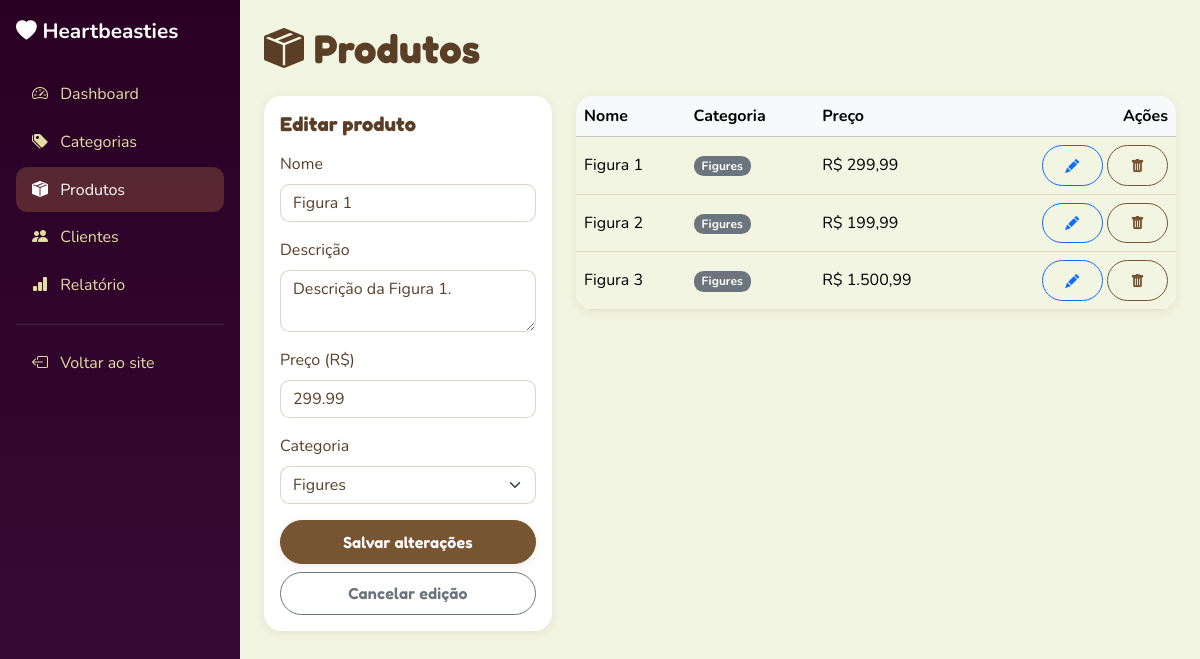
/admin/produtos.php?editar=1, run on the app's committed database.
### tables this page shows
CREATE TABLE IF NOT EXISTS produtos (
    id INT AUTO_INCREMENT PRIMARY KEY,
    nome VARCHAR(120) NOT NULL,
    descricao VARCHAR(255) DEFAULT '',
    preco DECIMAL(10,2) NOT NULL,
    categoria_id INT NOT NULL,
    imagem VARCHAR(255) DEFAULT 'imgs/figura1.jpg',
    criado_em DATETIME DEFAULT CURRENT_TIMESTAMP,

    UNIQUE KEY uq_produto_nome (nome),

    CONSTRAINT fk_produto_categoria
        FOREIGN KEY (categoria_id) REFERENCES categorias(id)
        ON DELETE RESTRICT
        ON UPDATE CASCADE
);

CREATE TABLE IF NOT EXISTS categorias (
    id INT AUTO_INCREMENT PRIMARY KEY,
    nome VARCHAR(80) NOT NULL,
    criado_em DATETIME DEFAULT CURRENT_TIMESTAMP,
    UNIQUE KEY uq_categoria_nome (nome)
);

### admin/produtos.php (the view, shortened to what this page needs)
<?php
require '../includes/db.php';
$produtoEditando = null;
if (isset($_GET['editar'])) {
    $stmt = $pdo->prepare("SELECT * FROM produtos WHERE id = :id");
    $stmt->execute(['id' => $_GET['editar']]);
    $produtoEditando = $stmt->fetch();
}
$categorias = $pdo->query("SELECT * FROM categorias ORDER BY nome")->fetchAll();
$produtos = $pdo->query("SELECT * FROM vw_produtos_completo ORDER BY nome")->fetchAll();
require '_layout_topo.php';
?>
<h1 class="fw-bold mb-4"><i class="bi bi-box-seam-fill"></i> Produtos</h1>
<div class="row g-4">
    <div class="col-12 col-lg-4">
        <div class="card shadow-sm border-0 p-3">
            <h5 class="fw-bold mb-3"><?php echo $produtoEditando ? 'Editar produto' : 'Novo produto'; ?></h5>
            <form method="post">
                <div class="mb-3">
                    <label class="form-label">Nome</label>
                    <input type="text" name="nome" class="form-control" required
                        value="<?php echo htmlspecialchars($produtoEditando['nome'] ?? ''); ?>">
                </div>
                <div class="mb-3">
                    <label class="form-label">Descrição</label>
                    <textarea name="descricao" class="form-control" rows="2"><?php echo htmlspecialchars($produtoEditando['descricao'] ?? ''); ?></textarea>
                </div>
                <div class="mb-3">
                    <label class="form-label">Preço (R$)</label>
                    <input type="number" step="0.01" min="0" name="preco" class="form-control" required
                        value="<?php echo $produtoEditando['preco'] ?? ''; ?>">
                </div>
                <div class="mb-3">
                    <label class="form-label">Categoria</label>
                    <select name="categoria_id" class="form-select" required>
                        <?php foreach ($categorias as $cat): ?>
                            <option value="<?php echo $cat['id']; ?>"
                                <?php echo (isset($produtoEditando['categoria_id']) && $produtoEditando['categoria_id'] == $cat['id']) ? 'selected' : ''; ?>>
                                <?php echo htmlspecialchars($cat['nome']); ?>
                            </option>
                        <?php endforeach; ?>
                    </select>
                </div>
                <button type="submit" name="salvar" class="btn btn-primary w-100">
                    <?php echo $produtoEditando ? 'Salvar alterações' : 'Cadastrar'; ?>
                </button>
                <?php if ($produtoEditando): ?>
                    <a href="produtos.php" class="btn btn-outline-secondary w-100 mt-2">Cancelar edição</a>
                <?php endif; ?>
            </form>
        </div>
    </div>
    <div class="col-12 col-lg-8">
        <div class="card shadow-sm border-0">
            <table class="table table-hover mb-0 align-middle">
                <thead class="table-light">
                    <tr>
                        <th>Nome</th>
                        <th>Categoria</th>
                        <th>Preço</th>
                        <th class="text-end">Ações</th>
                    </tr>
                </thead>
                <tbody>
                    <?php foreach ($produtos as $p): ?>
                        <tr>
                            <td><?php echo htmlspecialchars($p['nome']); ?></td>
                            <td><span class="badge bg-secondary"><?php echo htmlspecialchars($p['categoria_nome']); ?></span></td>
                            <td>R$ <?php echo number_format($p['preco'], 2, ',', '.'); ?></td>
                            <td class="text-end">
                                <a href="produtos.php?editar=<?php echo $p['id']; ?>" class="btn btn-sm btn-outline-primary"><i class="bi bi-pencil-fill"></i></a>
                                <a href="produtos.php?excluir=<?php echo $p['id']; ?>"
                                   class="btn btn-sm btn-outline-danger"
                                   onclick="return confirm('Excluir o produto \'<?php echo htmlspecialchars($p['nome']); ?>\'?');">
                                    <i class="bi bi-trash-fill"></i>
                                </a>
                            </td>
                        </tr>
                    <?php endforeach; ?>
                </tbody>
            </table>
        </div>
    </div>
</div>
<?php require '_layout_rodape.php'; ?>

### css/style.css (style rules this page uses)
:root { --hb-beige: #F2F5E2; --hb-vanilla: #E3DEA4; --hb-apricot: #D4954D; --hb-olive: #775533; --hb-olive-dark: #5A3F26; --hb-midnight: #290024; --hb-white: #FFFFFF; --hb-bg: var(--hb-beige); --hb-surface: var(--hb-white); --hb-surface-alt: var(--hb-vanilla); --hb-text: var(--hb-olive-dark); --hb-text-muted: #8A7458; --hb-accent: var(--hb-apricot); --hb-brand: var(--hb-olive); --hb-deep: var(--hb-midnight); --hb-radius-sm: .6rem; --hb-radius: 1.1rem; --hb-radius-lg: 1.75rem; --hb-shadow-sm: 0 2px 10px rgba(119, 85, 51, .10); --hb-shadow: 0 10px 30px rgba(119, 85, 51, .14); --hb-shadow-lift: 0 18px 34px rgba(119, 85, 51, .22); --bs-body-bg: var(--hb-bg); --bs-body-color: var(--hb-text); --bs-primary: var(--hb-olive); --bs-primary-rgb: 119, 85, 51; --bs-secondary: var(--hb-text-muted); --bs-success: #7A9257; --bs-danger: var(--hb-olive); --bs-danger-rgb: 119, 85, 51; --bs-warning: var(--hb-apricot); --bs-warning-rgb: 212, 149, 77; --bs-light: var(--hb-vanilla); --bs-light-rgb: 227, 222, 164; --bs-dark: var(--hb-midnight); --bs-dark-rgb: 41, 0, 36; --bs-border-color: rgba(119, 85, 51, .18); --bs-border-radius: var(--hb-radius-sm); --bs-border-radius-lg: var(--hb-radius); --bs-box-shadow-sm: var(--hb-shadow-sm); --bs-box-shadow: var(--hb-shadow); --bs-link-color: var(--hb-olive); --bs-link-hover-color: var(--hb-apricot); }
body { font-family: 'Nunito', sans-serif; background-color: var(--hb-bg); color: var(--hb-text); background-image: radial-gradient(circle at 6% 12%, rgba(212, 149, 77, .10) 0, transparent 40%), radial-gradient(circle at 96% 8%, rgba(227, 222, 164, .55) 0, transparent 38%); background-attachment: fixed; }
h1, h2, h3, h4, h5, h6, .navbar-brand, .btn, .section-title { font-family: 'Fredoka', sans-serif; letter-spacing: .2px; }
a { transition: color .2s ease; }
.btn-outline-danger { --bs-btn-color: var(--hb-olive); --bs-btn-border-color: var(--hb-olive); --bs-btn-hover-bg: var(--hb-olive); --bs-btn-hover-border-color: var(--hb-olive); }
.btn { border-radius: 999px; font-weight: 600; padding: .55rem 1.4rem; transition: transform .18s ease, box-shadow .18s ease, background-color .18s ease; }
.btn-primary { --bs-btn-bg: var(--hb-olive); --bs-btn-border-color: var(--hb-olive); --bs-btn-hover-bg: var(--hb-apricot); --bs-btn-hover-border-color: var(--hb-apricot); --bs-btn-active-bg: var(--hb-olive-dark); box-shadow: var(--hb-shadow-sm); }
.card { border-radius: var(--hb-radius) !important; background-color: var(--hb-surface); box-shadow: var(--hb-shadow-sm) !important; transition: transform .25s ease, box-shadow .25s ease; overflow: hidden; }
.form-control, .form-select { border-radius: var(--hb-radius-sm); border-color: rgba(119, 85, 51, .25); background-color: var(--hb-surface); }
.card { position: relative; }

### data on the page
produtos: nome "Figura 1", descricao "Descrição da Figura 1.", preco "299.99", categoria_id "Figures"

### other printed values
$p['nome'] "Figura 1"
$p['categoria_nome'] "Figures"
$p['preco'] "299,99"
$p['nome'] "Figura 2"
$p['preco'] "199,99"
$p['nome'] "Figura 3"
$p['preco'] "1.500,99"
